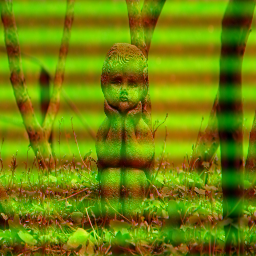
%> input picture Sample results/1.5V.png, 256 x 256 px
$ octave task5_finaltask.m   (GNU Octave 9; MATLAB toolbox functions it lacks are replaced by stand-ins)
%> lines starting %> are read from the running program, lines starting %| are printed output that depends on the picture
% I=imread('A.bmp');
I=imread('1.5V.png');
%> I is the input picture: size 256x256x3 uint8; mean R, G, B 111.1, 128.9, 6.7
I=imresize(I,[1300,1300]);
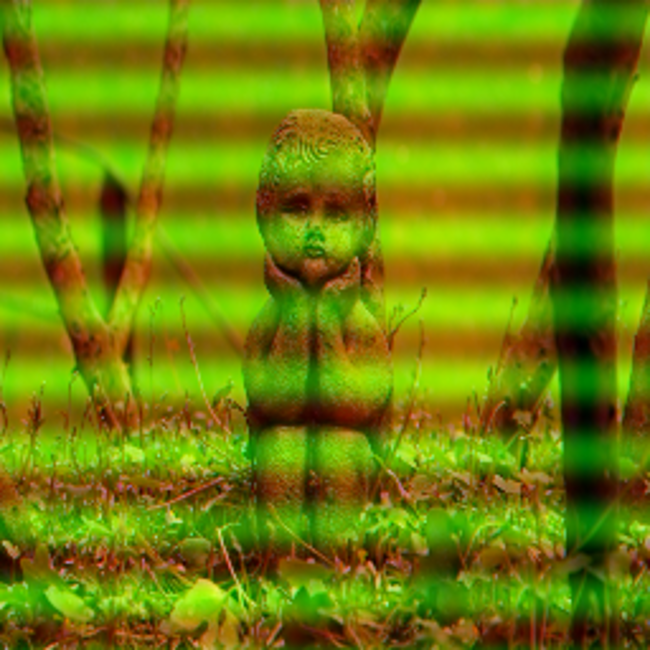
%> I: size 1300x1300x3 uint8 (shown at 1/2 size); mean R, G, B 111.1, 128.9, 6.9
figure,imshow(I),title('image with noise in frequency domain');
[w,h,s]=size(I);
%> w = 1300; h = 1300; s = 3
for k=1:s %red green blue
    temp=I(:,:,k);
    tempFFT2=fft2(temp);
    tempfftshift=fftshift(tempFFT2);
    Mag=mat2gray(log(( abs(tempfftshift).^2)+1));
    Mag((h/2)-5:(h/2)+5,(w/2)-5:(w/2)+5)=0;
       Max=max(Mag);
 for i=1:w
    for j=1:h
       if Mag(i ,j)>= Max
           tempfftshift(i,j)=0;
       end
    end
 end
 F1=ifftshift(tempfftshift);
 F1=ifft2(F1);
 I(:,:,k)=F1;
end
%> this loop made 3 passes
%> pass 1, `temp=I(:,:,k);`:
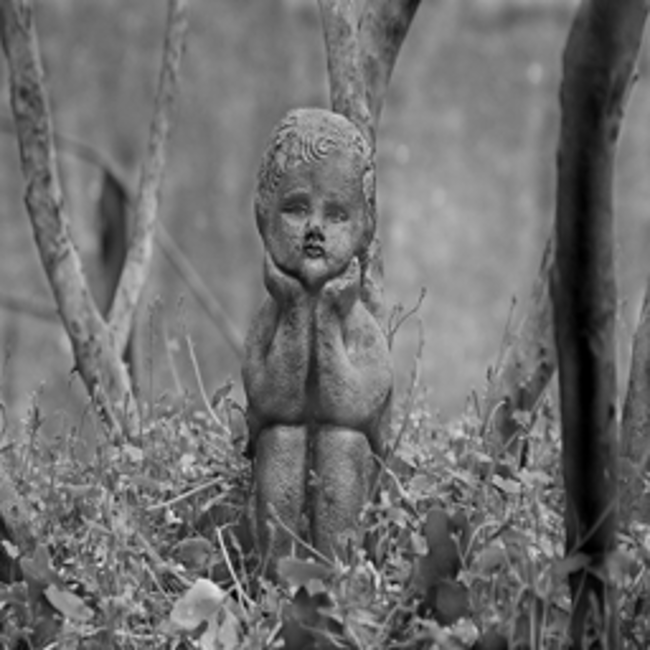
%> temp: size 1300x1300 uint8 (shown at 1/2 size); min 0, max 239, mean 111.1
%> pass 1, `Mag=mat2gray(log(( abs(tempfftshift).^2)+1));`:
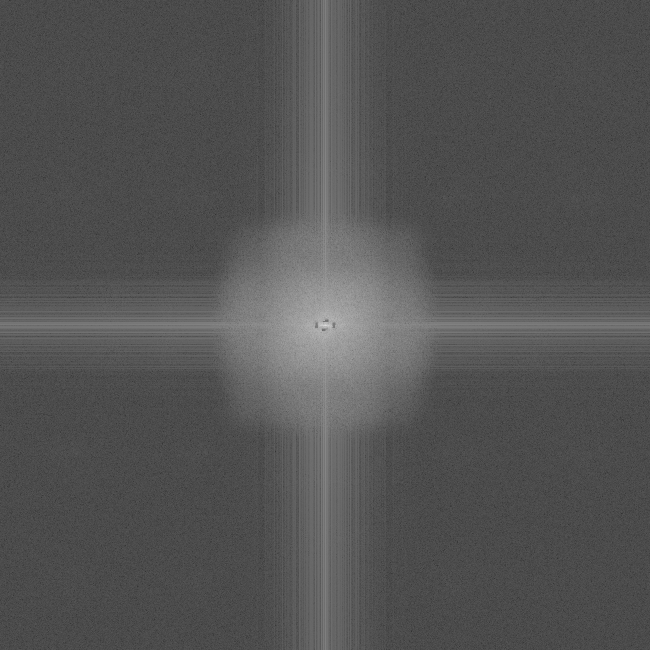
%> Mag: size 1300x1300 double (shown at 1/2 size); min 0, max 1, mean 0.33
%> pass 2, `temp=I(:,:,k);`:
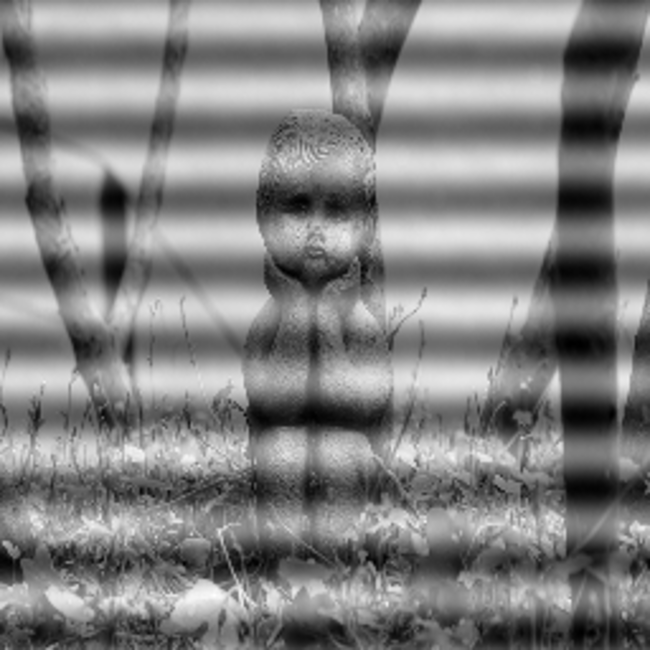
%> temp: size 1300x1300 double (shown at 1/2 size); min 0, max 255, mean 128.9
%> after the loop:
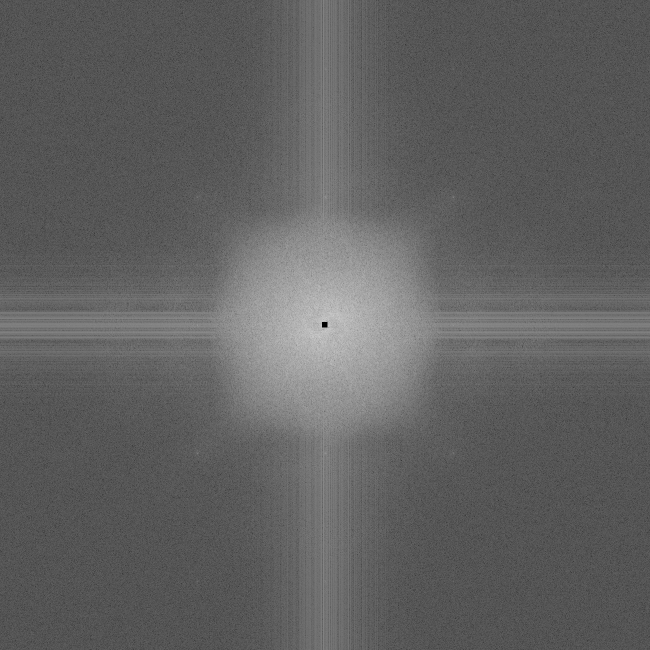
%> Mag: size 1300x1300 double (shown at 1/2 size); min 0, max 0.838, mean 0.38
 figure,imshow(uint8(real(I))),title('filtered img');
%> after `imshow(uint8(real(I)))`:
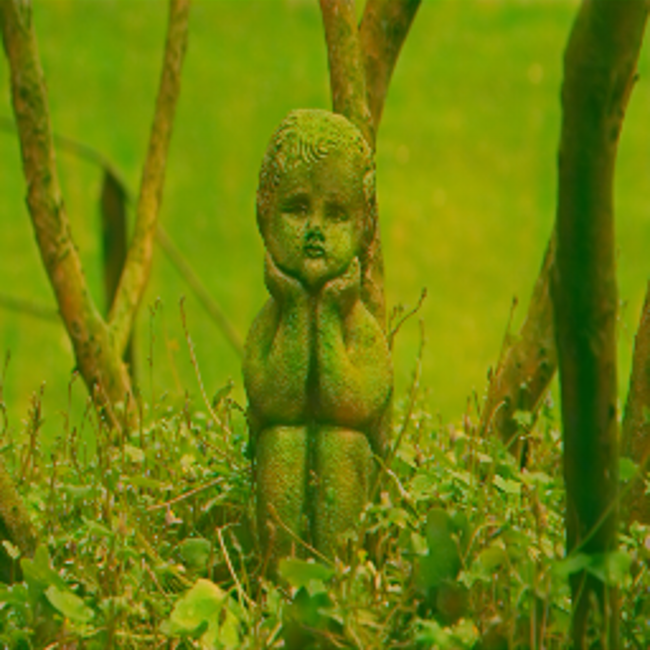
%> displayed picture: size 1300x1300x3, on the screen's scale of 0 to 255 (shown at 1/2 size); mean R, G, B 111.1, 128.9, 7.1
% [36 lines of commented-out code are left out]
